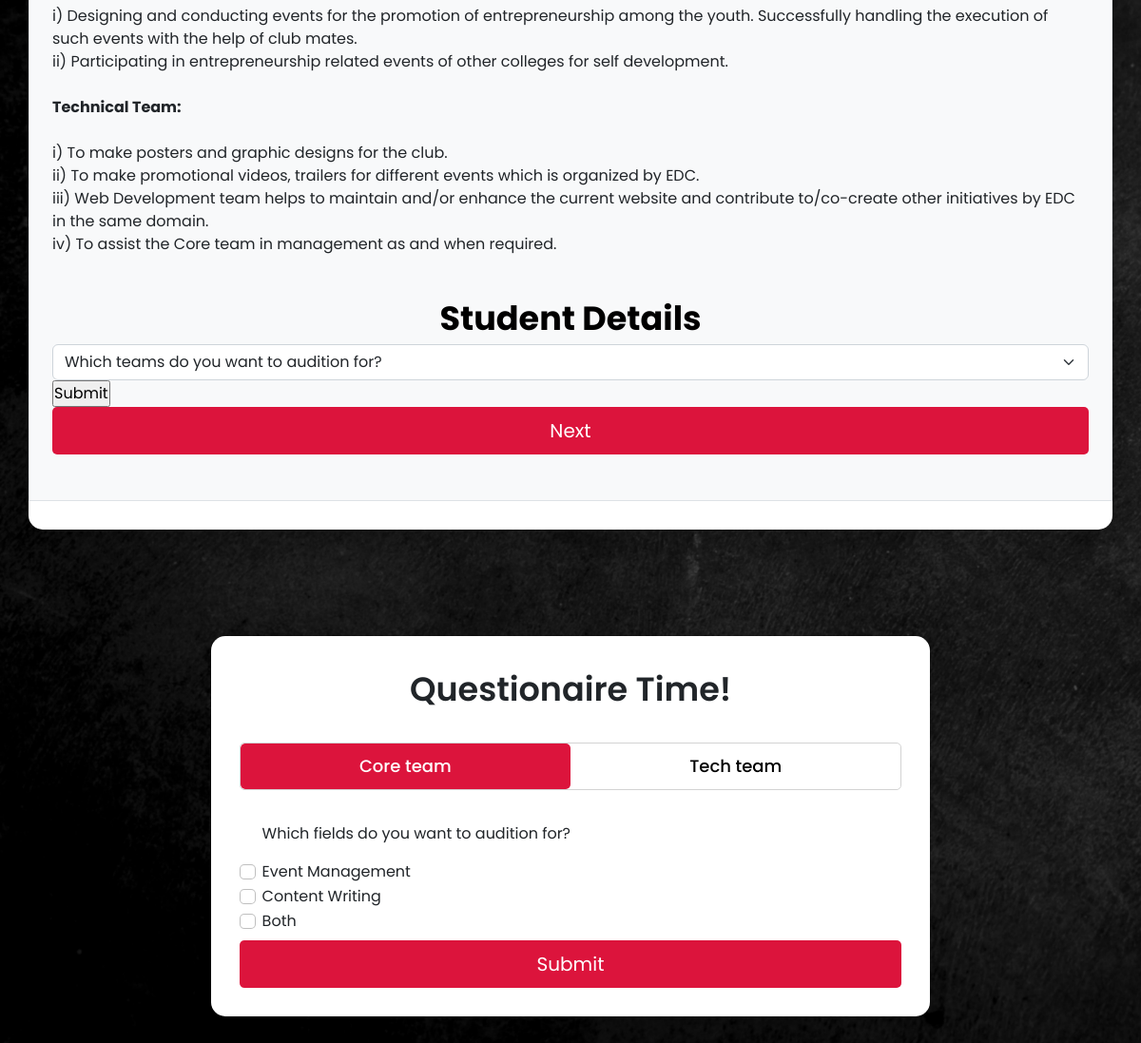
Page /questions (lower part) on the earlier database version.
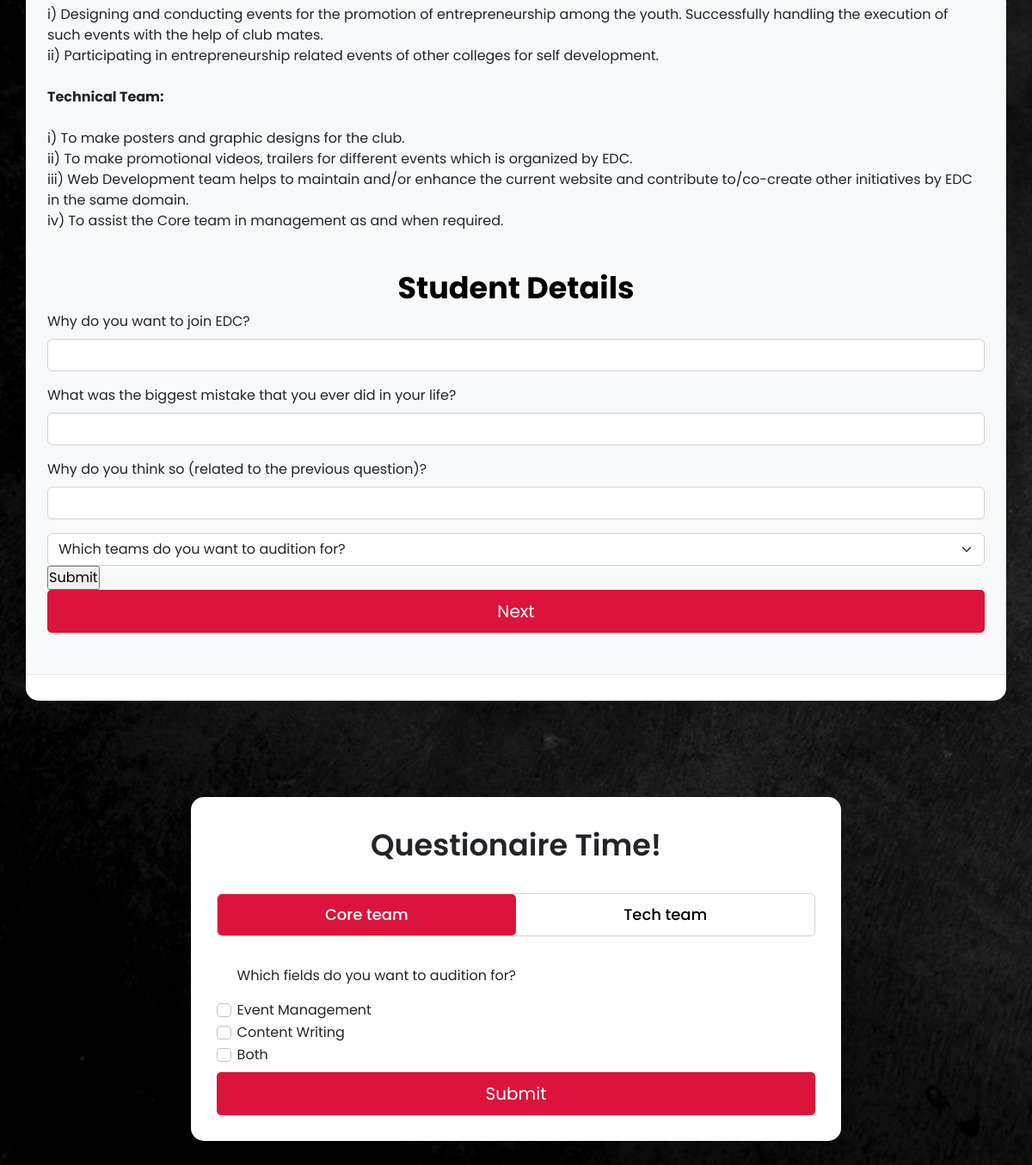
Same page on the later database version.
### audis/models.py (models this page shows, shortened)
class TextQuestion(models.Model):
    question_text= models.CharField(max_length= 500, null = True, blank = False)
    question_response=models.CharField(max_length=3000, null= True, blank= True)
    question_user=models.ForeignKey(User, on_delete=models.CASCADE, blank=True, null=True)

### audis/views.py (the view)
# urls.py: path('questions', views.questions, name='questions'),
def questions(request):
    current_user = request.user
    questions= TextQuestion.objects.filter(question_user__isnull= True)
    for i in range(1,len(questions)+1):
        response = "response"+str(i)
        if response in request.POST:
            new_question_text=questions[i-1].question_text
            new_text_response= request.POST[response]
            new_question_user = current_user
            ques = TextQuestion.objects.create(question_text=new_question_text, question_response=new_text_response, question_user=new_question_user)
            ques.save();
        else:
            pass
    if request.method=='POST':
        new_choice_question_text= "Which teams do you want to audition for?"
        new_choice_question_user= current_user
        new_choice_question_response= request.POST['responsechoice']
        new_choice_question = ChoiceQuestion.objects.create(question_text=new_choice_question_text,question_user=new_choice_question_user, question_response=new_choice_question_response)
        new_choice_question.save();
    else:
        pass
    context={
        'questions':questions,
        'user':current_user,
    }
    return render(request, 'Audition Form.html', context)

### templates/Audition Form.html (shortened to what this page needs)
{%load static%}
<!doctype html>
<html lang="en">
<head>
  <link rel="stylesheet" href="{%static 'Audition Form.css'%}">
  <link href="https://cdn.jsdelivr.net/npm/bootstrap@5.2.0-beta1/dist/css/bootstrap.min.css" rel="stylesheet"
>
</head>
<body>
  <div class="container my-5 wrapper">
    <div class="row bg-light">
      <div class="col border d-flex justify-content-center align-items-center">
        <div class="container mx-7 my-5">
          <p>
            <br>
            <br>
            <br>
            1. Student Details <br>
            2. Core Team <br>
            3. Technical Team <br>
            <br>
            <br>
            <br> <br>
            <br> <br>
            <br> <br>
            i) Designing and conducting events for the promotion of entrepreneurship among the youth. Successfully
            handling the execution of such events with the help of club mates.
            <br>
            ii) Participating in entrepreneurship related events of other colleges for self development.
            <br> <br>
            <b>Technical Team:</b>
            <br> <br>
            i) To make posters and graphic designs for the club. <br>
            ii) To make promotional videos, trailers for different events which is organized by EDC. <br>
            iii) Web Development team helps to maintain and/or enhance the current website and contribute to/co-create
            other initiatives by EDC in the same domain. <br>
            iv) To assist the Core team in management as and when required. <br>
            <br>
          </p>
          <div class="titles">
            Student Details
          </div>
          <form action="{% url 'questions'%}" method='POST'>
            {%for question in questions%}
            <div class="mb-3">
              <label for="exampleInputEmail1" class="form-label">{{question.question_text}}</label>
              <input type="text" class="form-control" id="{{question.forloop.counter}}" aria-describedby="emailHelp" name="response{{forloop.counter}}">
            </div>
            {%endfor%}
              <select class="form-select" aria-label="Default select example" name="responsechoice">
                <option selected>Which teams do you want to audition for?</option>
              </select>
              <input type="submit">
            <br>
            <div class="d-grid gap-2">
              <button class="btn" type="button"
                style="background-color: crimson; color:white; font-size:20px" onclick="update(bars,33)">Next</button>
            </div>
          </form>
        </div>
      </div>
    </div>
  </div>
  <div class="container my-4">
    <div class="row">
      <div class="col d-flex justify-content-center align-items-center">
        <div class="wrapper" id="home">
          <div class="title-text">
            <div class="title login">
              Questionaire Time!
            </div>
            <div class="title signup">
            </div>
          </div>
          <div class="form-container">
            <div class="slide-controls">
              <label for="login" class="slide login">Core team</label>
              <label for="signup" class="slide signup">Tech team</label>
              <div class="slider-tab"></div>
            </div>
            <div class="form-inner">
              <form action="#" class="login">
                <div class="myfield" style="margin-bottom: 50px;">
                  <div class="form-check">
                    <p>Which fields do you want to audition for?</p>
                    <input class="form-check-input" type="checkbox" id="showform" value="Event" name="showform"
                      onchange="showhideForm(this.value);">
                    <label class="form-check-label" for="flexRadioDefault1">Event Management</label>
                  </div>
                  <div class="form-check">
                    <input class="form-check-input" type="checkbox" id="showform" value="Content" name="showform"
                      onchange="showhideForm(this.value);">
                    <label class="form-check-label" for="flexRadioDefault2">Content Writing</label>
                  </div>
                  <div class="form-check">
                    <input class="form-check-input" type="checkbox" id="showform" value="All" name="showform"
                      onchange="showhideForm(this.value);">
                    <label class="form-check-label" for="flexRadioDefault2">Both</label>
                  </div>
                </div>
                <br>
                <div class="d-grid gap-2">
                  <button class="btn" type="button"
                    style="background-color: crimson; color:white; font-size:20px"  onclick="update(bars,67)">Submit</button>
                </div>
              </form>
            </div>
          </div>
        </div>
      </div>
    </div>
  </div>
</body>
</html>

### static/Audition Form.css (style rules this page uses)
* { margin: 0; padding: 0; box-sizing: border-box; font-family: 'Poppins', sans-serif; }
html, body { display: grid; height: 100%; width: 100%; place-items: center; background-image: url("banner1.jpg"); background-repeat: no-repeat; background-size: cover; }
.wrapper { margin-top: 40px; margin-bottom: 100px; overflow: hidden; max-width: 900px; background: #fff; padding: 30px; border-radius: 15px; box-shadow: 0px 15px 20px rgba(0, 0, 0, 0.1); }
.titles { color: black; font-size: 35px; font-weight: bold; text-align: center; }
.wrapper .title-text { display: flex; width: 200%; }
.wrapper .title { width: 50%; font-size: 35px; font-weight: 600; text-align: center; transition: all 0.6s cubic-bezier(0.68, -0.55, 0.265, 1.55); }
.wrapper .slide-controls { position: relative; display: flex; height: 50px; width: 100%; overflow: hidden; margin: 30px 0 10px 0; justify-content: space-between; border: 1px solid lightgrey; border-radius: 5px; }
.slide-controls .slide { height: 100%; width: 100%; color: #fff; font-size: 18px; font-weight: 500; text-align: center; line-height: 48px; cursor: pointer; z-index: 1; transition: all 0.6s ease; }
.slide-controls label.signup { color: #000; }
.slide-controls .slider-tab { position: absolute; height: 100%; width: 50%; left: 0; z-index: 0; border-radius: 5px; background-color: crimson; transition: all 0.6s cubic-bezier(0.68, -0.55, 0.265, 1.55); }
#login:checked~label.signup { color: #000; }
#login:checked~label.login { cursor: default; user-select: none; }
.wrapper .form-container { width: 100%; overflow: hidden; }
.form-container .form-inner { display: flex; width: 200%; }
.form-container .form-inner form { width: 50%; transition: all 0.6s cubic-bezier(0.68, -0.55, 0.265, 1.55); }
form .btn { height: 50px; width: 100%; border-radius: 5px; position: relative; overflow: hidden; }
.form-inner form .myfield { height: 50px; width: 100%; margin-top: 2vw; font-size: 2vh; }
.form-inner form .myfield input { outline: none; padding-left: 15px; border-radius: 5px; font-size: 2vh; transition: all 0.3s ease; }
.form-inner form .myfield input::placeholder { color: #999; transition: all 0.3s ease; }

Differences in the rows shown:
added TextQuestion: question_text "Why do you want to join EDC?"
added TextQuestion: question_text "What was the biggest mistake that you ever did in your life?"
added TextQuestion: question_text "Why do you think so (related to the previous question)?"
